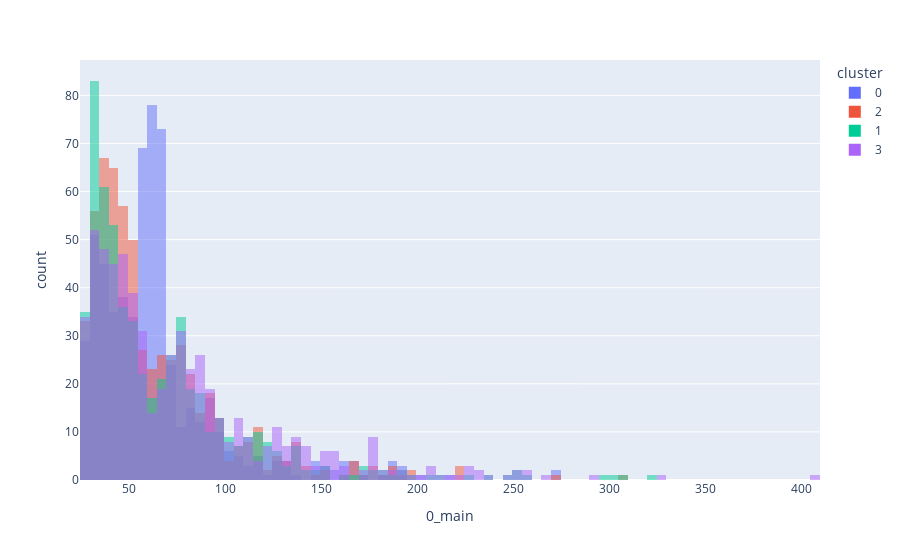

Here is the notebook cell this chart was saved with:
### Code cell
import plotly.express as px
fig = px.histogram(df, x='0_main', color='cluster', barmode='overlay')
fig.show()

### Figure 1 — Plotly figure (JSON) as saved in the notebook; plotly's stock layout.template omitted (floating-point values rounded to 4 significant figures; data arrays with more than 128 entries replaced by an {"elided": "..."} marker saying what was removed)
{"data": [{"bingroup": "x", "hovertemplate": "cluster=0<br>0_main=%{x}<br>count=%{y}<extra></extra>", "legendgroup": "0", "marker": {"color": "#636efa", "opacity": 0.5, "pattern": {"shape": ""}}, "name": "0", "orientation": "v", "showlegend": true, "type": "histogram", "x": {"elided": "600 float values"}, "xaxis": "x", "yaxis": "y"}, {"bingroup": "x", "hovertemplate": "cluster=2<br>0_main=%{x}<br>count=%{y}<extra></extra>", "legendgroup": "2", "marker": {"color": "#EF553B", "opacity": 0.5, "pattern": {"shape": ""}}, "name": "2", "orientation": "v", "showlegend": true, "type": "histogram", "x": {"elided": "600 float values"}, "xaxis": "x", "yaxis": "y"}, {"bingroup": "x", "hovertemplate": "cluster=1<br>0_main=%{x}<br>count=%{y}<extra></extra>", "legendgroup": "1", "marker": {"color": "#00cc96", "opacity": 0.5, "pattern": {"shape": ""}}, "name": "1", "orientation": "v", "showlegend": true, "type": "histogram", "x": {"elided": "572 float values"}, "xaxis": "x", "yaxis": "y"}, {"bingroup": "x", "hovertemplate": "cluster=3<br>0_main=%{x}<br>count=%{y}<extra></extra>", "legendgroup": "3", "marker": {"color": "#ab63fa", "opacity": 0.5, "pattern": {"shape": ""}}, "name": "3", "orientation": "v", "showlegend": true, "type": "histogram", "x": {"elided": "600 float values"}, "xaxis": "x", "yaxis": "y"}], "layout": {"barmode": "overlay", "legend": {"title": {"text": "cluster"}, "tracegroupgap": 0}, "margin": {"t": 60}, "xaxis": {"anchor": "y", "domain": [0, 1], "title": {"text": "0_main"}}, "yaxis": {"anchor": "x", "domain": [0, 1], "title": {"text": "count"}}}}
